Frame 1 (no input): blank canvas, image omitted
Frame 60 (no input): blank canvas, image omitted
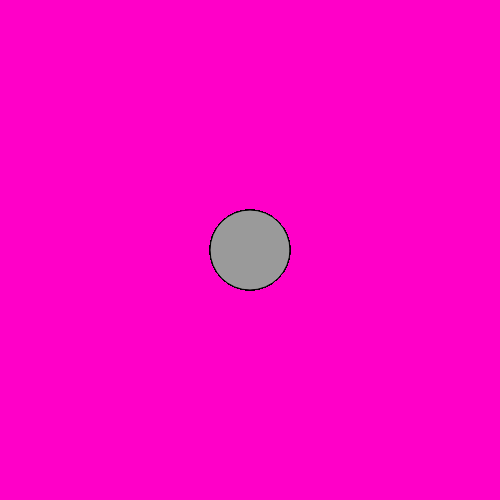
Frame 120 (the mouse pressed at the canvas centre since frame 60)

The p5.js sketch whose frames 1 and 60 were blank and that drew this single picture after the mouse press (run headless with seeded random() and noise() and a simulated clock; from frame 60 on, the mouse is pressed at the canvas centre):

// p5.js sketch
// ── sketch.js
function setup() {
	var cnv = createCanvas(500, 500);
	  var x = (windowWidth - width) / 2;
	  var y = (windowHeight - height) / 2;
	  cnv.position(x, y);
	  background(255, 0, 200);

}

function draw() {
	
	if (mouseX>180 && mouseY>180 && mouseX<420 && mouseY<420)
		{
  fill(random(256));
  ellipse(mouseX, mouseY, 80, 80);
		}
}
